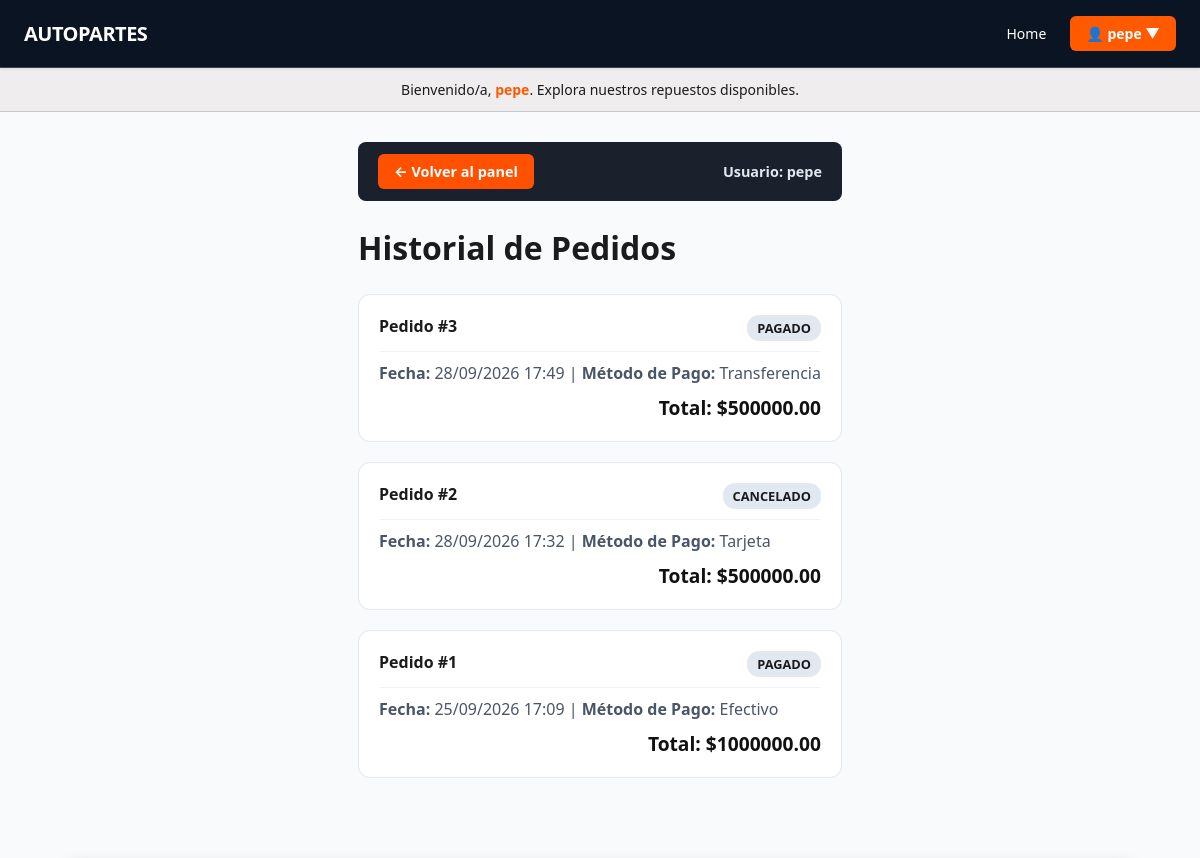
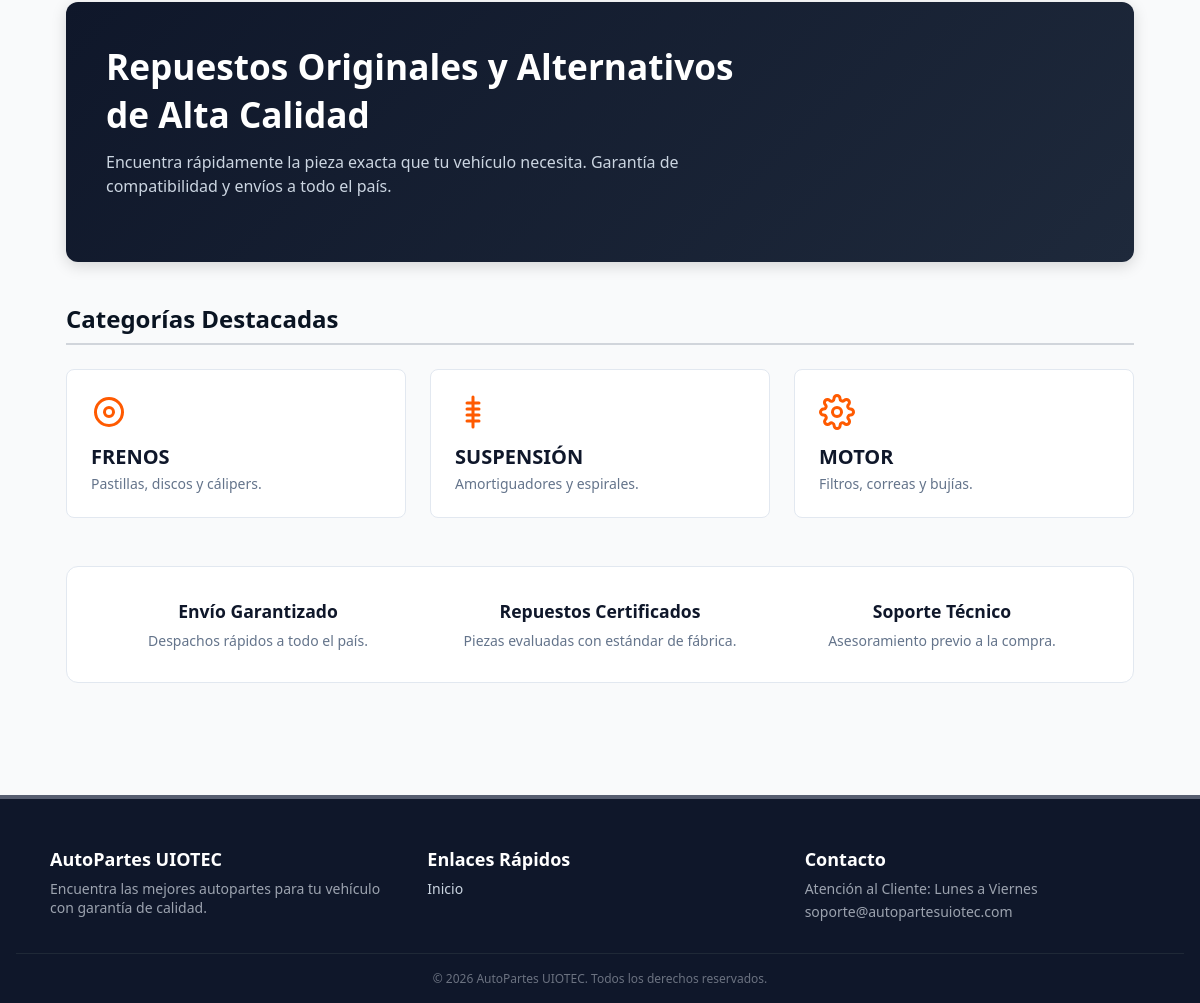
Page /cliente/mis-pedidos/ (signed in) on the committed database (2 pictures, top to bottom).
### clientes/models.py (models this page shows, shortened)
class Pedido(models.Model):
    ESTADOS = [
        ("pendiente", "Pendiente"),
        ("pagado", "Pagado"),
        ("enviado", "Enviado"),
        ("entregado", "Entregado"),
        ("cancelado", "Cancelado"),
    ]
    cliente = models.ForeignKey(Cliente, on_delete=models.CASCADE)
    fecha = models.DateTimeField(auto_now_add=True)
    total = models.DecimalField(max_digits=10, decimal_places=2, default=0)
    estado = models.CharField(max_length=20, choices=ESTADOS, default="pendiente")
    metodo_pago = models.CharField(max_length=50, default="efectivo")

### clientes/views.py (the view)
# urls.py: path('mis-pedidos/', views.mis_pedidos, name='mis_pedidos'),
@login_required
def mis_pedidos(request):
    cliente = _obtener_o_crear_cliente(request.user)
    pedidos = Pedido.objects.filter(cliente=cliente).order_by('-fecha')
    return render(request, 'clientes/pedidos.html', {'pedidos': pedidos})

### clientes/views.py (called while the page is built)
def _obtener_o_crear_cliente(user):
    cliente, _ = Cliente.objects.get_or_create(usuario=user)
    return cliente

### templates/clientes/pedidos.html (shortened to what this page needs)
{% extends 'Autopartes/index.html' %}
{% load static %}
{% block codigoDinamico %}
<div class="orders-wrapper">
    <div class="nav-panel-bar">
        <a href="{% url 'panel_cliente' %}" class="btn-back-panel">
            ← Volver al panel
        </a>
        <span style="color: #e2e8f0; font-weight: 600; font-size: 0.9rem;">
            Usuario: {{ request.user.username }}
        </span>
    </div>
    <h1 style="font-size: 2rem; font-weight: 800; margin-bottom: 25px;">Historial de Pedidos</h1>
    {% for pedido in pedidos %}
        <div class="order-card">
            <div style="display: flex; justify-content: space-between; border-bottom: 1px solid #edf2f7; padding-bottom: 10px; margin-bottom: 10px;">
                <strong>Pedido #{{ pedido.id }}</strong>
                <span style="background: #e2e8f0; padding: 4px 10px; border-radius: 12px; font-size: 0.8rem; font-weight: 700; text-transform: uppercase;">{{ pedido.estado }}</span>
            </div>
            <p style="margin: 5px 0; color: #4a5568;"><strong>Fecha:</strong> {{ pedido.fecha|date:"d/m/Y H:i" }} | <strong>Método de Pago:</strong> {{ pedido.metodo_pago|capfirst }}</p>
            <div style="text-align: right; font-size: 1.2rem; font-weight: 800; color: #111111; margin-top: 10px;">Total: ${{ pedido.total }}</div>
        </div>
    {% empty %}
        <div style="background: white; padding: 30px; border-radius: 12px; text-align: center; border: 1px solid #e2e8f0;">
            <p style="color: #718096;">Aún no has realizado ningún pedido.</p>
        </div>
    {% endfor %}
</div>
{% endblock codigoDinamico %}

### templates/Autopartes/index.html (shortened to what this page needs)
{% load static %}
<!DOCTYPE html>
<html lang="es">
<head>
    <link rel="stylesheet" href="{% static 'Autopartes/styles.css' %}">
</head>
<body>
    <nav class="navbar">
        <div class="navbar-container">
            <a href="{% url 'index' %}" class="brand-title">
                Autopartes
            </a>
            <ul class="nav-links">
                <li><a href="{% url 'index' %}" style="color: var(--on-primary);">Home</a></li>
                {% if request.user.is_authenticated %}
                    <details style="position: relative; list-style: none;">
                        <summary style="list-style: none; cursor: pointer; background-color: #ff5a00; color: white; padding: 0.5rem 1rem; border-radius: 6px; font-weight: bold; display: inline-block;">
                            👤 {{ request.user.first_name|default:request.user.username }} ▼
                        </summary>
                    </details>
                {% endif %}
            </ul>
        </div>
    </nav>
    <div class="banner-info">
        <span>
            {% if request.user.is_authenticated %}
                Bienvenido/a, <strong style="color: #FF5A00;">{{ request.user.first_name|default:request.user.username }}</strong>. Explora nuestros repuestos disponibles.
            {% endif %}
        </span>
    </div>
    {% block codigoDinamico %}
    {% endblock codigoDinamico %}
    <main class="main-container" style="max-width: 1100px; margin: 2rem auto; padding: 0 1rem;">
        <section style="background: linear-gradient(135deg, #0f172a 0%, #1e293b 100%); color: #ffffff; padding: 2.5rem; border-radius: 12px; margin-bottom: 2.5rem; box-shadow: 0 4px 15px rgba(0,0,0,0.15);">
            <div style="max-width: 650px;">
                <h1 style="font-size: 2.2rem; font-weight: 800; margin-top: 0; margin-bottom: 0.75rem; color: #ffffff;">
                    Repuestos Originales y Alternativos de Alta Calidad
                </h1>
                <p style="color: #cbd5e1; font-size: 1rem; line-height: 1.5; margin-bottom: 1.5rem;">
                    Encuentra rápidamente la pieza exacta que tu vehículo necesita. Garantía de compatibilidad y envíos a todo el país.
                </p>
            </div>
        </section>
        <section style="margin-bottom: 3rem;">
            <h2 style="font-size: 1.5rem; font-weight: 700; color: var(--primary); margin-bottom: 1.5rem; border-bottom: 2px solid var(--border-color); padding-bottom: 0.5rem;">
                Categorías Destacadas
            </h2>
            <div class="cards-grid" style="display: grid; grid-template-columns: repeat(auto-fit, minmax(250px, 1fr)); gap: 1.5rem;">
                <div class="industrial-card" style="background: #ffffff; border: 1px solid #e2e8f0; border-radius: 8px; padding: 1.5rem; display: flex; flex-direction: column; justify-content: space-between;">
                    <div>
                        <svg width="36" height="36" viewBox="0 0 24 24" fill="none" stroke="#FF5A00" stroke-width="2" stroke-linecap="round" stroke-linejoin="round">
                            <circle cx="12" cy="12" r="9"></circle>
                            <circle cx="12" cy="12" r="3"></circle>
                        </svg>
                        <h3 style="font-size: 1.25rem; font-weight: 700; color: #0f172a; text-transform: uppercase; margin-top: 0.5rem;">Frenos</h3>
                        <p style="font-size: 0.875rem; color: #64748b; margin-top: 0.25rem;">Pastillas, discos y cálipers.</p>
                    </div>
                </div>
                <div class="industrial-card" style="background: #ffffff; border: 1px solid #e2e8f0; border-radius: 8px; padding: 1.5rem; display: flex; flex-direction: column; justify-content: space-between;">
                    <div>
                        <svg width="36" height="36" viewBox="0 0 24 24" fill="none" stroke="#FF5A00" stroke-width="2" stroke-linecap="round" stroke-linejoin="round">
                            <path d="M12 2v20M8 6h8M8 10h8M8 14h8M8 18h8"></path>
                        </svg>
                        <h3 style="font-size: 1.25rem; font-weight: 700; color: #0f172a; text-transform: uppercase; margin-top: 0.5rem;">Suspensión</h3>
                        <p style="font-size: 0.875rem; color: #64748b; margin-top: 0.25rem;">Amortiguadores y espirales.</p>
                    </div>
                </div>
                <div class="industrial-card" style="background: #ffffff; border: 1px solid #e2e8f0; border-radius: 8px; padding: 1.5rem; display: flex; flex-direction: column; justify-content: space-between;">
                    <div>
                        <h3 style="font-size: 1.25rem; font-weight: 700; color: #0f172a; text-transform: uppercase; margin-top: 0.5rem;">Motor</h3>
                        <p style="font-size: 0.875rem; color: #64748b; margin-top: 0.25rem;">Filtros, correas y bujías.</p>
                    </div>
                </div>
            </div>
        </section>
        <section style="background-color: #ffffff; border-radius: 12px; padding: 2rem; border: 1px solid #e2e8f0; margin-bottom: 2rem;">
            <div style="display: grid; grid-template-columns: repeat(auto-fit, minmax(200px, 1fr)); gap: 1.5rem; text-align: center;">
                <div>
                    <h4 style="margin: 0; font-size: 1.1rem; color: #0f172a; font-weight: 700;">Envío Garantizado</h4>
                    <p style="margin-top: 0.5rem; font-size: 0.875rem; color: #64748b;">Despachos rápidos a todo el país.</p>
                </div>
                <div>
                    <h4 style="margin: 0; font-size: 1.1rem; color: #0f172a; font-weight: 700;">Repuestos Certificados</h4>
                    <p style="margin-top: 0.5rem; font-size: 0.875rem; color: #64748b;">Piezas evaluadas con estándar de fábrica.</p>
                </div>
                <div>
                    <h4 style="margin: 0; font-size: 1.1rem; color: #0f172a; font-weight: 700;">Soporte Técnico</h4>
                    <p style="margin-top: 0.5rem; font-size: 0.875rem; color: #64748b;">Asesoramiento previo a la compra.</p>
                </div>
            </div>
        </section>
    </main>
    <footer class="footer" style="background-color: #0f172a; color: #ffffff; padding: 3rem 1rem 1rem 1rem; margin-top: 3rem;">
        <div style="max-width: 1100px; margin: 0 auto; display: grid; grid-template-columns: repeat(auto-fit, minmax(200px, 1fr)); gap: 2rem;">
            <div>
                <h5 style="font-size: 1.125rem; font-weight: bold; margin-bottom: 0.5rem; color: #ffffff;">AutoPartes UIOTEC</h5>
                <p style="color: #9CA3AF; font-size: 0.875rem; margin-top: 0;">Encuentra las mejores autopartes para tu vehículo con garantía de calidad.</p>
            </div>
            <div>
                <h5 style="font-size: 1.125rem; font-weight: bold; margin-bottom: 0.5rem; color: #ffffff;">Enlaces Rápidos</h5>
                <ul style="list-style: none; padding: 0; margin: 0; display: flex; flex-direction: column; gap: 0.5rem; font-size: 0.875rem;">
                    {% if request.user.is_staff %}
                        <li><a href="{% url 'productos' %}" style="color: #cbd5e1; text-decoration: none;">Productos</a></li>
                        <li><a href="{% url 'usuarios' %}" style="color: #cbd5e1; text-decoration: none;">Usuarios</a></li>
                        <li><a href="{% url 'ventas_detalles' %}" style="color: #cbd5e1; text-decoration: none;">Ventas Detalles</a></li>
                    {% else %}
                        <li><a href="{% url 'index' %}" style="color: #cbd5e1; text-decoration: none;">Inicio</a></li>
                    {% endif %}
                </ul>
            </div>
            <div>
                <h5 style="font-size: 1.125rem; font-weight: bold; margin-bottom: 0.5rem; color: #ffffff;">Contacto</h5>
                <p style="color: #9CA3AF; font-size: 0.875rem; margin: 0;">Atención al Cliente: Lunes a Viernes</p>
                <p style="color: #9CA3AF; font-size: 0.875rem; margin-top: 0.25rem;">soporte@autopartesuiotec.com</p>
            </div>
        </div>
        <div style="text-align: center; font-size: 0.75rem; color: #6B7280; margin-top: 2rem; padding-top: 1rem; border-top: 1px solid #1F2937;">
            &copy; 2026 AutoPartes UIOTEC. Todos los derechos reservados.
        </div>
    </footer>
</body>
</html>

### static/Autopartes/styles.css (style rules this page uses)
:root { --primary: #0a1422; --on-primary: #ffffff; --safety-orange: #FF5A00; --secondary: #575e70; --surface: #fbf9fa; --surface-container: #f0edee; --on-surface: #1b1b1d; --on-surface-variant: #44474c; --border-color: #D1D5DB; --outline-variant: #c5c6cc; --font-sans: system-ui, -apple-system, BlinkMacSystemFont, 'Segoe UI', Roboto, Oxygen, Ubuntu, Cantarell, sans-serif; --font-mono: 'JetBrains Mono', Consolas, Monaco, 'Courier New', monospace; }
* { box-sizing: border-box; margin: 0; padding: 0; }
body { font-family: var(--font-sans); background-color: #F9FAFB; color: var(--on-surface); min-height: 100vh; display: flex; flex-direction: column; }
.navbar { background-color: var(--primary); color: var(--on-primary); position: sticky; top: 0; z-index: 50; border-bottom: 1px solid #374151; box-shadow: 0 1px 3px rgba(0,0,0,0.1); }
.navbar-container { max-width: 1280px; margin: 0 auto; padding: 1rem 1.5rem; display: flex; flex-direction: column; align-items: center; justify-content: space-between; gap: 1rem; }
@media (min-width: 768px) { .navbar-container { flex-direction: row; } }
.brand-title { font-size: 1.25rem; font-weight: 800; text-transform: uppercase; color: var(--on-primary); text-decoration: none; letter-spacing: -0.025em; }
.nav-links { display: flex; flex-wrap: wrap; align-items: center; gap: 1.5rem; list-style: none; font-size: 0.875rem; font-weight: 500; }
.nav-links a { color: #D1D5DB; text-decoration: none; transition: color 0.2s; }
.banner-info { background-color: var(--surface-container); border-bottom: 1px solid var(--outline-variant); padding: 0.75rem 1.5rem; text-align: center; font-size: 0.875rem; }
.main-container { flex-grow: 1; width: 100%; max-width: 1280px; margin: 0 auto; padding: 2rem 1.5rem; }
.industrial-card { background-color: #ffffff; border: 1px solid var(--border-color); border-radius: 0.125rem; padding: 1.5rem; display: flex; flex-direction: column; justify-content: space-between; transition: all 0.2s ease-in-out; }
.cards-grid { display: grid; grid-template-columns: 1fr; gap: 1.5rem; }
@media (min-width: 768px) { .cards-grid { grid-template-columns: repeat(3, 1fr); } }
.footer { background-color: var(--primary); color: var(--on-primary); border-top: 4px solid var(--secondary); margin-top: auto; padding: 2rem 0; }
.footer ul { list-style: none; }
.footer a { color: #D1D5DB; text-decoration: none; }
:root { --color-primario: #0d6efd; --color-primario-hover: #0b5ed7; --color-exito: #198754; --color-exito-hover: #157347; --color-fondo: #f8f9fa; --color-texto: #212529; --color-borde: #ced4da; --sombra-tarjeta: 0 4px 12px rgba(0, 0, 0, 0.1); }

### templates/clientes/pedidos.html (style rules this page uses)
.orders-wrapper { max-width: 900px; margin: 30px auto; padding: 0 15px; }
.nav-panel-bar { display: flex; justify-content: space-between; align-items: center; background-color: #1a202c; padding: 12px 20px; border-radius: 8px; margin-bottom: 25px; }
.btn-back-panel { display: inline-flex; align-items: center; background-color: #FF5100; color: #ffffff !important; padding: 8px 16px; border-radius: 6px; text-decoration: none !important; font-weight: 700; font-size: 0.9rem; transition: background-color 0.2s ease; }
.order-card { background: #ffffff; border: 1px solid #e2e8f0; border-radius: 12px; padding: 20px; margin-bottom: 20px; }

### rows in the picture
Pedido: id "3", estado "PAGADO", fecha "28/09/2026 17:49", metodo_pago "Transferencia", total "500000.00"
Pedido: id "2", estado "CANCELADO", fecha "28/09/2026 17:32", metodo_pago "Tarjeta", total "500000.00"
Pedido: id "1", estado "PAGADO", fecha "25/09/2026 17:09", metodo_pago "Efectivo", total "1000000.00"

### other values in the picture
{{ request.user.first_name|default:request.user.username }} "pepe"
{{ request.user.username }} "pepe"
